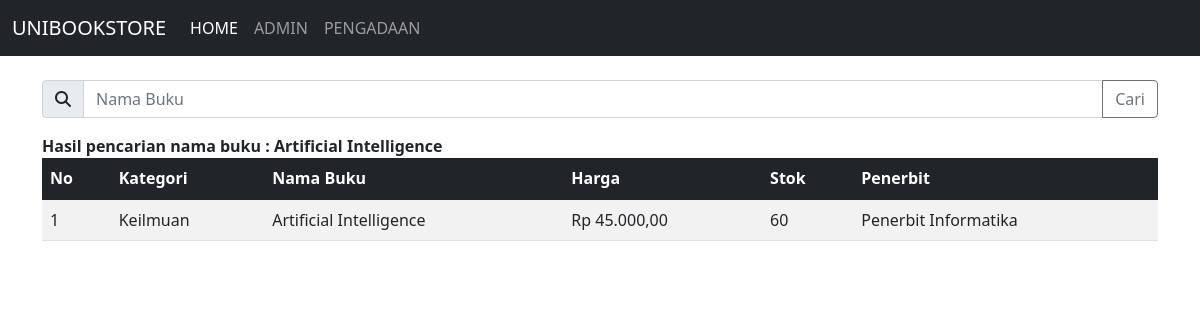
/index.php?cari=Artificial Intelligence, run on the app's committed database.
### tables this page shows
CREATE TABLE `buku` (
  `id_buku` varchar(5) NOT NULL,
  `id_penerbit` varchar(4) NOT NULL,
  `kategori` enum('Bisnis','Keilmuan','Novel') NOT NULL,
  `nama_buku` varchar(191) NOT NULL,
  `harga` int NOT NULL,
  `stok` int NOT NULL,
  PRIMARY KEY (`id_buku`),
  KEY `penerbit_buku` (`id_penerbit`),
  CONSTRAINT `penerbit_buku` FOREIGN KEY (`id_penerbit`) REFERENCES `penerbit` (`id_penerbit`) ON DELETE CASCADE ON UPDATE CASCADE
);

CREATE TABLE `penerbit` (
  `id_penerbit` varchar(4) NOT NULL,
  `nama` varchar(191) NOT NULL,
  `alamat` varchar(191) NOT NULL,
  `kota` varchar(191) NOT NULL,
  `telepon` varchar(191) NOT NULL,
  PRIMARY KEY (`id_penerbit`)
);

### index.php (the view, shortened to what this page needs)
<!DOCTYPE html>
<html lang="en">
<?php
  include_once("database/config.php");
?>
<head>
  <link href="https://cdn.jsdelivr.net/npm/bootstrap@5.1.3/dist/css/bootstrap.min.css" rel="stylesheet">
  <link href="https://cdnjs.cloudflare.com/ajax/libs/font-awesome/6.2.1/css/all.min.css" rel="stylesheet">
</head>
<body>
  <?php
    include_once("layouts/navbar.php");
  ?>
  <div class="container">
    <form action="index.php" method="get">
      <div class="input-group mb-3">
        <span class="input-group-text" id="basic-addon1"><i class="fa-solid fa-magnifying-glass"></i></span>
        <input type="text" name="cari" class="form-control" placeholder="Nama Buku">
        <input class="btn btn-outline-secondary" type="submit" value="Cari">
      </div>
    </form>
    <?php
    if(isset($_GET['cari'])){
      $cari = $_GET['cari'];
      echo "<b>Hasil pencarian nama buku : ".$cari."</b>";
    }
    ?>
    <table class="table table-striped ">
      <thead class="table-dark">
        <tr>
          <th scope="col">No</th>
          <th scope="col">Kategori</th>
          <th scope="col">Nama Buku</th>
          <th scope="col">Harga</th>
          <th scope="col">Stok</th>
          <th scope="col">Penerbit</th>
        </tr>
      </thead>
      <tbody>
      <?php
      if(isset($_GET['cari'])){
        $cari = $_GET['cari'];
        $data = mysqli_query($mysqli, "select a.*, b.* from buku a inner join penerbit b on a.id_penerbit=b.id_penerbit where nama_buku like '%".$cari."%' order by id_buku asc");
      }else{
        $data = mysqli_query($mysqli, "select a.*, b.* from buku a inner join penerbit b on a.id_penerbit=b.id_penerbit order by id_buku asc");
      }
      $no = 1;
      $fmt = new NumberFormatter('id_ID', NumberFormatter::CURRENCY);
      while($d = mysqli_fetch_array($data)){
      ?>
      <tr>
        <td><?php echo $no++; ?></td>
        <td><?php echo $d['kategori']; ?></td>
        <td><?php echo $d['nama_buku']; ?></td>
        <td><?php echo $fmt->formatCurrency($d['harga'], "IDR"); ?></td>
        <td><?php echo $d['stok']; ?></td>
        <td><?php echo $d['nama']; ?></td>
      </tr>
      <?php } ?>
      </tbody>
    </table>
  </div>
</body>
</html>

### data on the page
buku: kategori "Keilmuan", nama_buku "Artificial Intelligence", harga "Rp 45.000,00", stok "60", id_penerbit.nama "Penerbit Informatika"

### other printed values
$cari "Artificial Intelligence"
